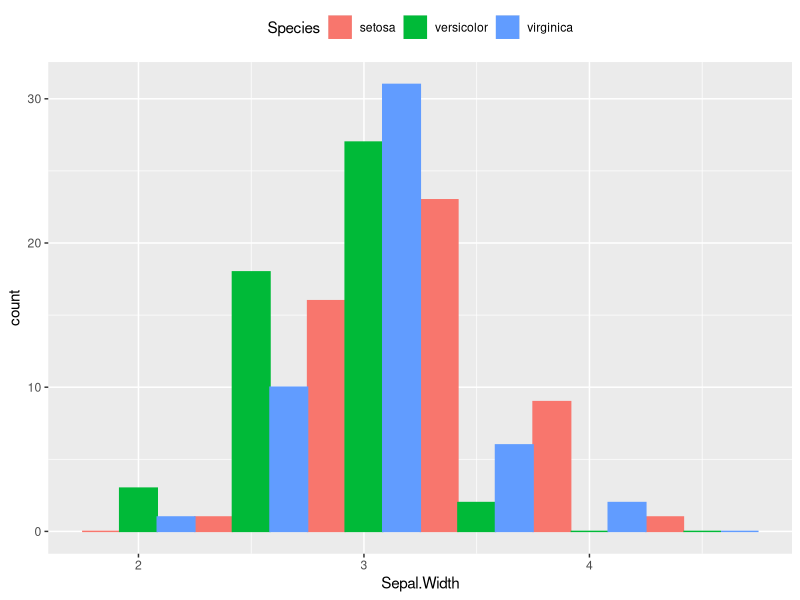

R code for this plot:
## ---- chunk 1
summary( mtcars )
## ---- chunk 2
library( ggplot2 )

ggplot( iris, aes( x = Sepal.Width, fill = Species, color = Species ) ) +
  geom_histogram( binwidth = 0.5, position = "dodge" ) +
  theme( legend.position = "top" )
